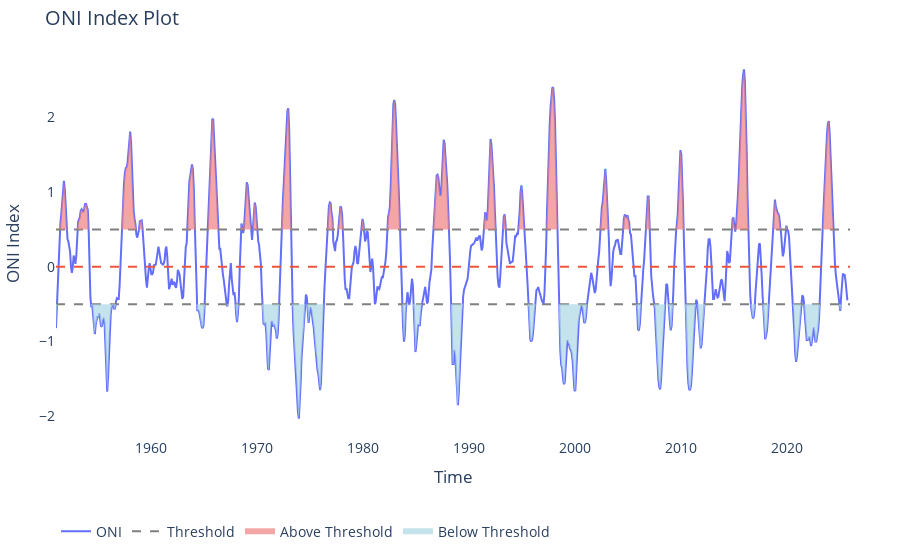

Notebook cell for this chart:
### Code cell
lims = [-.5, .5]
plot_oni_index_th(df1, lims = lims)

### Figure 1 — Plotly figure (JSON) as saved in the notebook; plotly's stock layout.template omitted (floating-point values rounded to 4 significant figures; data arrays with more than 128 entries replaced by an {"elided": "..."} marker saying what was removed)
{"data": [{"line": {"color": "#636EFA", "width": 2}, "mode": "lines", "name": "ONI", "type": "scatter", "x": {"elided": "900 str values"}, "y": {"elided": "900 float values"}}, {"line": {"color": "grey", "dash": "dash"}, "mode": "lines", "name": "Threshold", "showlegend": true, "type": "scatter", "x": ["1951-01-01T00:00:00", "2025-12-01T00:00:00"], "y": [-0.5, -0.5]}, {"line": {"color": "#EF553B", "dash": "dash"}, "mode": "lines", "name": "Zero Line", "showlegend": false, "type": "scatter", "x": ["1951-01-01T00:00:00", "2025-12-01T00:00:00"], "y": [0, 0]}, {"line": {"color": "grey", "dash": "dash"}, "mode": "lines", "name": "Threshold", "showlegend": false, "type": "scatter", "x": ["1951-01-01T00:00:00", "2025-12-01T00:00:00"], "y": [0.5, 0.5]}, {"fill": "toself", "fillcolor": "lightcoral", "mode": "none", "name": "Above Threshold", "opacity": 0.7, "type": "scatter", "x": {"elided": "1800 str values"}, "y": {"elided": "1800 float values"}}, {"fill": "toself", "fillcolor": "lightblue", "mode": "none", "name": "Below Threshold", "opacity": 0.7, "type": "scatter", "x": {"elided": "1800 str values"}, "y": {"elided": "1800 float values"}}], "layout": {"font": {"size": 14}, "legend": {"orientation": "h", "y": -0.2}, "margin": {"b": 50, "l": 50, "r": 50, "t": 50}, "plot_bgcolor": "white", "title": {"text": "ONI Index Plot"}, "xaxis": {"title": {"text": "Time"}}, "yaxis": {"title": {"text": "ONI Index"}}}}
